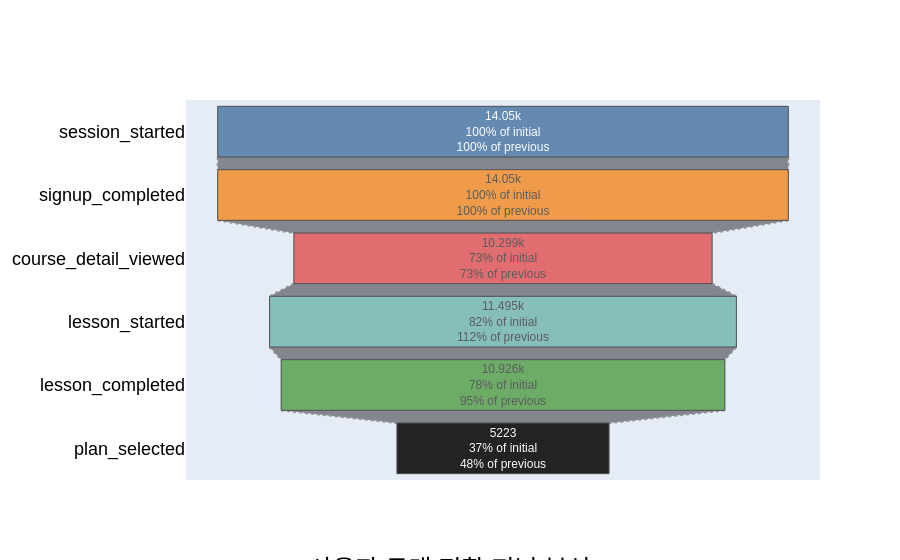

Notebook cell for this chart:
### Code cell
## 퍼널 정의
# 목표:
# 과정:

# 퍼널 순서를 담고 있는 리스트 정의
# FUNNEL_EVENTS = ['signup_completed', 'lesson_started', '', 'subscribe', 'referral_sent']
FUNNEL_EVENTS = ['session_started', 'signup_completed', 'course_detail_viewed','lesson_started','lesson_completed','plan_selected']
#'onboarding_completed',  'checkout_started',

# 해당 퍼널만 선택
filtered = df_with_signup[df_with_signup['event_name'].isin(FUNNEL_EVENTS)]
filtered

# 1) 이벤트 별로 분할
grouped = filtered.groupby('event_name')

# 2) 단계별 고유한 사용자 수 집계
aggregated = grouped['user_id'].nunique().reindex(FUNNEL_EVENTS)
funnel_df = aggregated.reset_index()
funnel_df.columns = ['stage','user_cnt']
print(funnel_df.shape)
funnel_df

# 3) 시각화
fig = go.Figure(go.Funnel(
    y = funnel_df['stage'],       # 단계명
    x = funnel_df['user_cnt'],  # 사용자 수

    textposition = "inside",
    textinfo = "value+percent initial+percent previous",

    opacity = 0.85,
    marker = {
        "color": ["#4E79A7", "#F28E2B", "#E15759", "#76B7B2", "#59A14F"],
        "line": {"width": 1, "color": "#333333"}
    },
    connector = {
        "line": {"color": "gray", "dash": "dot", "width": 2}
    }
))

fig.update_layout(
    title={
        'text': "사용자 구매 전환 퍼널 분석",
        'y': 0., 'x': 0.5,
        'xanchor': 'center', 'yanchor': 'top'
    },
    font={'family': "Arial, sans-serif", 'size': 18, 'color': "black"}
)

fig.show()

### Figure 1 — Plotly figure (JSON) as saved in the notebook; plotly's stock layout.template omitted (floating-point values rounded to 4 significant figures)
{"data": [{"connector": {"line": {"color": "gray", "dash": "dot", "width": 2}}, "marker": {"color": ["#4E79A7", "#F28E2B", "#E15759", "#76B7B2", "#59A14F"], "line": {"color": "#333333", "width": 1}}, "opacity": 0.85, "textinfo": "value+percent initial+percent previous", "textposition": "inside", "type": "funnel", "x": [14050, 14050, 10299, 11495, 10926, 5223], "y": ["session_started", "signup_completed", "course_detail_viewed", "lesson_started", "lesson_completed", "plan_selected"]}], "layout": {"font": {"color": "black", "family": "Arial, sans-serif", "size": 18}, "title": {"text": "사용자 구매 전환 퍼널 분석", "x": 0.5, "xanchor": "center", "y": 0, "yanchor": "top"}}}
